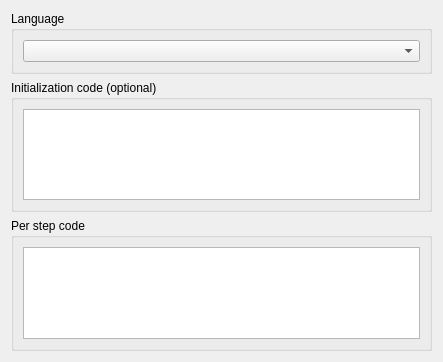
<?xml version="1.0" encoding="UTF-8"?>
<ui version="4.0">
 <class>PopulateScriptConfig</class>
 <widget class="QWidget" name="PopulateScriptConfig">
  <property name="geometry">
   <rect>
    <x>0</x>
    <y>0</y>
    <width>443</width>
    <height>362</height>
   </rect>
  </property>
  <property name="windowTitle">
   <string>Form</string>
  </property>
  <property name="initialSize" stdset="0">
   <size>
    <width>440</width>
    <height>360</height>
   </size>
  </property>
  <layout class="QVBoxLayout" name="verticalLayout">
   <item>
    <widget class="QGroupBox" name="langGroup">
     <property name="title">
      <string>Language</string>
     </property>
     <layout class="QVBoxLayout" name="verticalLayout_3">
      <item>
       <widget class="QComboBox" name="langCombo">
        <property name="statusTip">
         <string>PopulateScript.Language</string>
        </property>
        <property name="ScriptingLangCombo" stdset="0">
         <bool>true</bool>
        </property>
       </widget>
      </item>
     </layout>
    </widget>
   </item>
   <item>
    <widget class="QGroupBox" name="initCodeGroup">
     <property name="title">
      <string>Initialization code (optional)</string>
     </property>
     <layout class="QVBoxLayout" name="verticalLayout_4">
      <item>
       <widget class="QPlainTextEdit" name="initCodeEdit">
        <property name="statusTip">
         <string>PopulateScript.InitCode</string>
        </property>
        <property name="scriptingEdit" stdset="0">
         <bool>true</bool>
        </property>
       </widget>
      </item>
     </layout>
    </widget>
   </item>
   <item>
    <widget class="QGroupBox" name="codeGroup">
     <property name="title">
      <string>Per step code</string>
     </property>
     <layout class="QVBoxLayout" name="verticalLayout_2">
      <item>
       <widget class="QPlainTextEdit" name="codeEdit">
        <property name="statusTip">
         <string>PopulateScript.Code</string>
        </property>
        <property name="scriptingEdit" stdset="0">
         <bool>true</bool>
        </property>
       </widget>
      </item>
     </layout>
    </widget>
   </item>
  </layout>
 </widget>
 <resources/>
 <connections/>
</ui>
